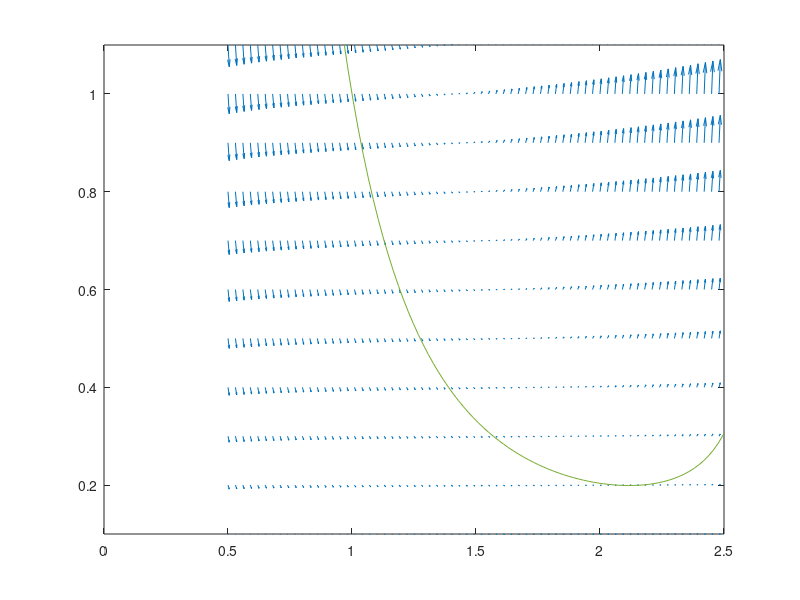

The MATLAB source for this figure:
clear all ; 
clf ;

f = @(t, y)  -4*y./t+t.^3.*y.^2;

tb = 0.5:0.03:2.5 ;
yb = 0.1:0.1:1.1 ;

[T,Y] = meshgrid(tb, yb) ;
dY = f(T, Y) ;
dT = ones(size(dY)) ;
quiver(T,Y, dT, dY) ;


mo = @(t) 1 ./(1-log(t)) .*t.^(-4) ;

xx = linspace(0.5,2.5) ;
hold on ;
plot(xx, mo(xx)) ;
pontos=mo(2)

ylim([0.1,1.1]) ;

lepes=200;


% Euler
t0=1; tv=2; 
y0=1;
delta = (tv-t0)/lepes;
for i=1:lepes
  y0=y0+delta*f(t0,y0);
  t0=t0+delta;
end
abs(y0-pontos)


% modEuler
t0=1; tv=2; 
y0=1;
lepes = lepes/2;
delta = (tv-t0)/lepes;
for i=1:lepes
  ym=y0+0.5*delta*f(t0,y0);
  tm=t0+0.5*delta;

  y0=y0+f(tm,ym)*delta; 
  t0=t0+delta;
end
abs(y0-pontos)

